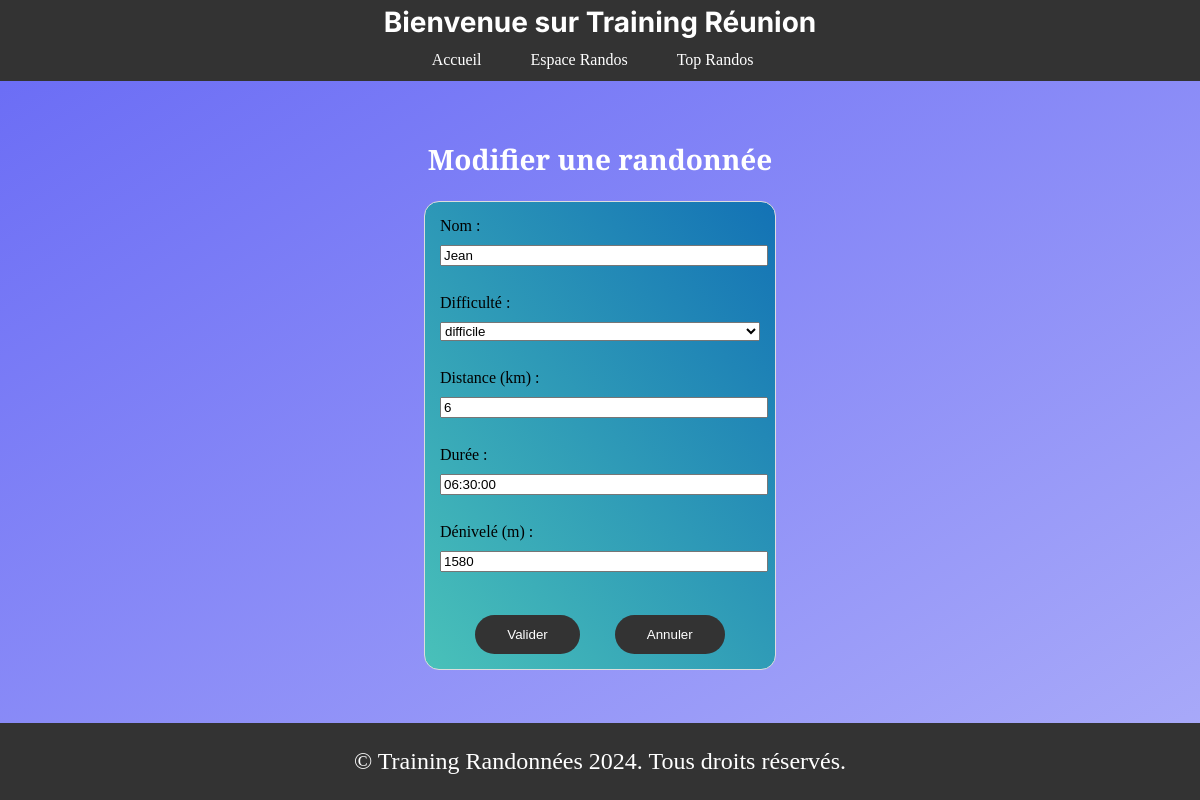
Screenshot of /update.php?id=1 (signed in) with the database file from the repository.
### tables this page shows
CREATE TABLE `hiking` (
  `id` int(11) UNSIGNED NOT NULL,
  `name` varchar(255) NOT NULL,
  `difficulty` enum('très facile','facile','moyen','difficile','très difficile') NOT NULL,
  `distance` int(11) NOT NULL COMMENT 'in km',
  `duration` time NOT NULL,
  `height_difference` int(6) NOT NULL COMMENT 'in m'
);

### update.php (the view, shortened to what this page needs)
<?php
require 'db.php';
$default_difficulties = ['très facile', 'facile', 'moyen', 'difficile', 'très difficile'];
$stmt = $pdo->prepare("SELECT DISTINCT difficulty FROM hiking");
$stmt->execute();
$db_difficulties = $stmt->fetchAll(PDO::FETCH_COLUMN);
$difficulty_levels = array_unique(array_merge($default_difficulties, $db_difficulties));
$data = [
    'id' => '',
    'name' => '',
    'difficulty' => '',
    'distance' => '',
    'duration' => '',
    'height_difference' => ''
];
    $stmt = $pdo->prepare("SELECT * FROM hiking WHERE id = :id");
    $stmt->execute(['id' => $_GET['id']]);
    $rando = $stmt->fetch();
    if ($rando) {
        $data = array_map('htmlspecialchars', $rando);
    } else {
        exit;
}
?>
<?php
require 'assets/addons/header.php';
?>
<main>
    <h2 class="maj">Modifier une randonnée</h2>
    <div class="column column-right">
        <form action="update.php" method="post">
            <label for="name">Nom :</label>
            <input type="text" id="name" name="name" value="<?php echo $data['name']; ?>" required><br>
            <label for="difficulty">Difficulté :</label>
            <select id="difficulty" name="difficulty" required>
                <?php foreach ($difficulty_levels as $level): ?>
                    <option value="<?php echo htmlspecialchars($level); ?>"
                        <?php
                        echo $data['difficulty'] === $level ? "selected" : ""; ?>>
                        <?php echo htmlspecialchars($level); ?>
                    </option>
                <?php endforeach; ?>
            </select><br>
            <label for="distance">Distance (km) :</label>
            <input type="number" id="distance" name="distance" step="0.1" value="<?php echo $data['distance']; ?>" required><br>
            <label for="duration">Durée :</label>
            <input type="text" id="duration" name="duration" value="<?php echo $data['duration']; ?>" required><br>
            <label for="height_difference">Dénivelé (m) :</label>
            <input type="number" id="height_difference" name="height_difference" value="<?php echo $data['height_difference']; ?>" required><br>
            <div id="update-button">
                <input type="submit" id="valid" class="btn" value="Valider">
                <button type="submit" name="cancel" id="annul" class="btn">Annuler</button>
            </div>
        </form>
    </div>
</main>
<?php
require 'assets/addons/footer.php';
?>

### style.css (style rules this page uses)
body { display: flex; flex-direction: column; justify-content: center; align-items: center; background: linear-gradient(150deg, #686af5, #abacf9); margin: 0; padding: 0; min-height: 100vh; }
h2 { font-family: "Playfair Display", serif; font-size: 28px; text-align: center; color: rgb(255, 255, 255); padding: 0 10px; }
main { flex: 1; margin-top: 80px; }
.maj { margin-top: 60px; }
.btn { display: inline-block; padding: 10px 30px; margin: 10px 0; background-color: #333; color: white; text-decoration: none; border: 2px solid transparent; border-radius: 20px; transition: 0.3s; text-align: center; cursor: pointer; }
#update-button { display: flex; flex-direction: row; justify-content: center; margin: auto; gap: 35px; }
#height_difference { margin-bottom: 25px; }
.column, .trail { background-color: #8e90f3; }
.column { border: 1px solid #ddd; min-width: 350px; margin: 15px; }
.column-right form { display: flex; flex-direction: column; align-items: flex-start; margin: 15px; }
.column-right label, .column-right input, .column-right select { margin-bottom: 10px; width: 100%; }
.column-right .btn { width: auto; margin: 0 auto; }
.column-left, .column-right { background: linear-gradient(50deg, #49c1b9, #1372b5); border-radius: 15px; }

### rows the page displays
hiking: name "Jean", difficulty "difficile", distance "6", duration "06:30:00", height_difference "1580"
